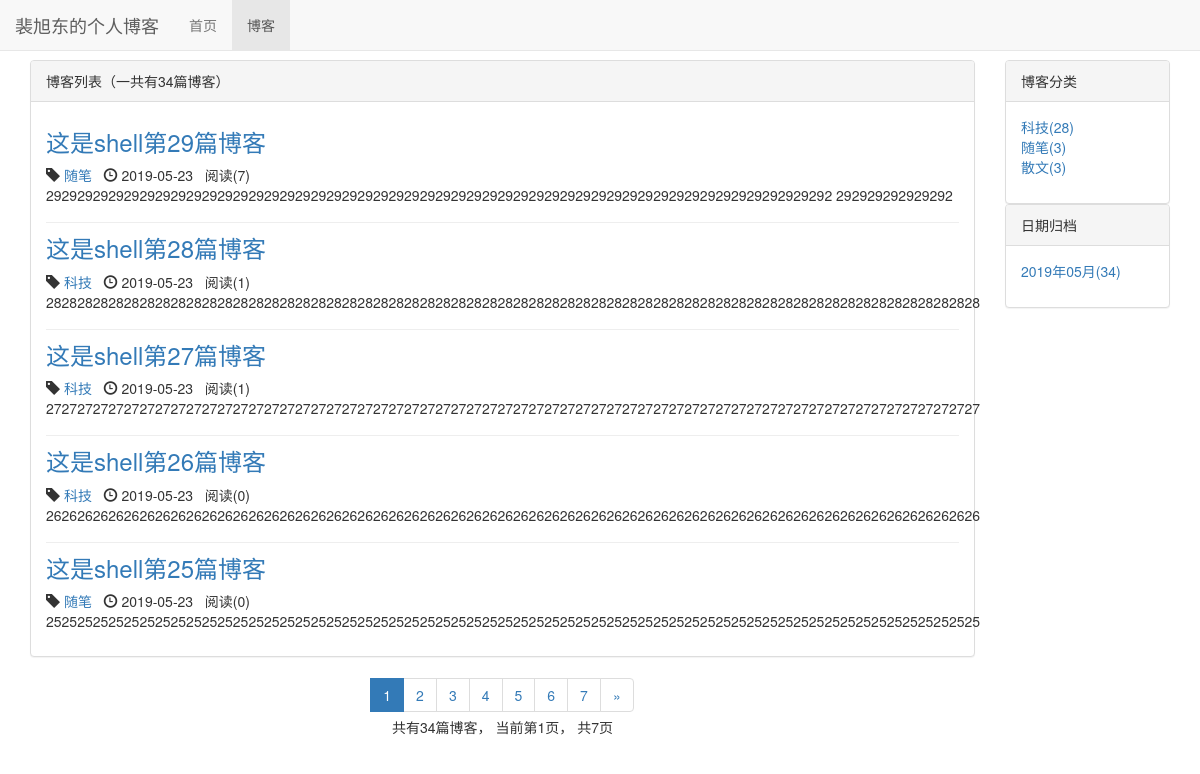
/blog/, run on an earlier commit of the app's database.
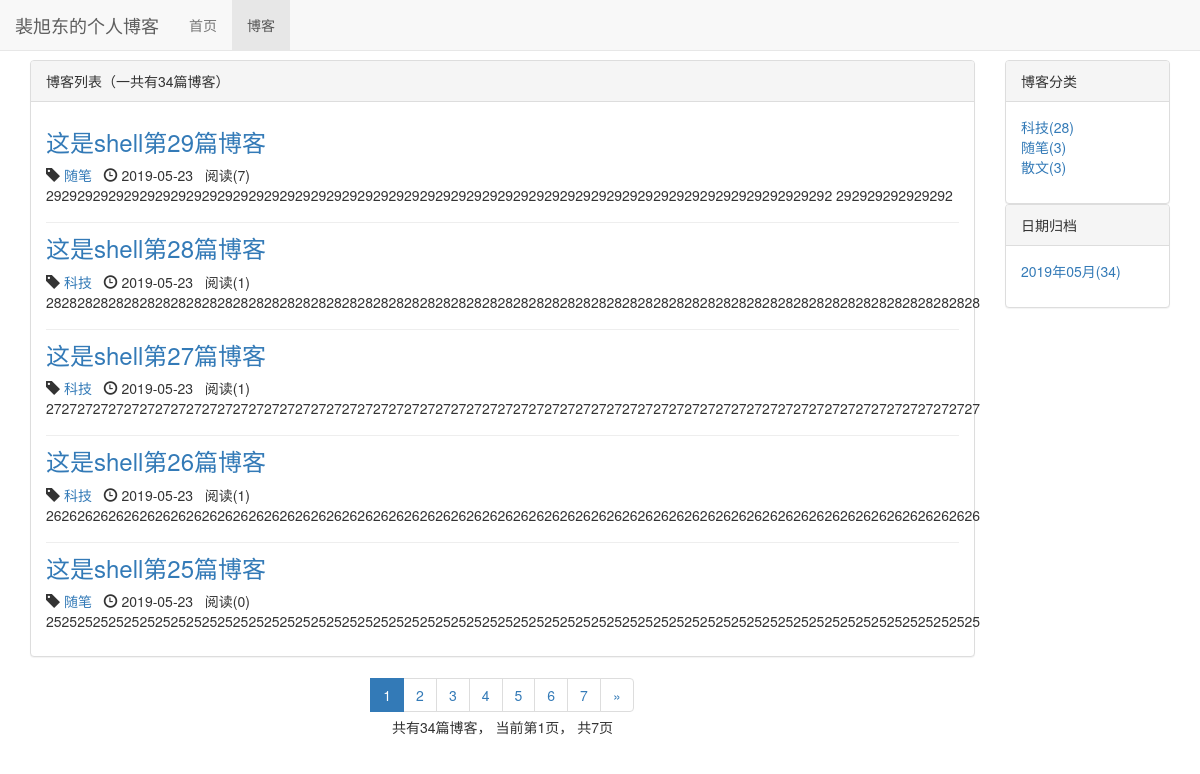
And on a later commit of the database.
### blog/models.py (models this page shows, shortened)
class Blog(models.Model):
    title = models.CharField(max_length=50)
    blog_type = models.ForeignKey(BlogType, on_delete=models.DO_NOTHING)
    content = RichTextUploadingField()
    author = models.ForeignKey(User, on_delete=models.DO_NOTHING)
    read_num = models.IntegerField(default=0)
    created_time = models.DateTimeField(auto_now_add=True)
    last_update_time = models.DateTimeField(auto_now=True)
    class Meta:
        ordering = ['-created_time']

class BlogType(models.Model):
    type_name = models.CharField(max_length=15)
    def __str__(self):
        return self.type_name

### blog/views.py (the view)
# urls.py: path('', views.blog_list, name='blog_list'),
def blog_list(request):
    blogs_all_list = Blog.objects.all()
    context = get_blog_list_common_date(blogs_all_list,request)
    return render_to_response('blog_list.html', context)

### blog/templates/blog_list.html (shortened to what this page needs)
{% extends 'base.html' %}
{% load staticfiles %}
{% block blog-active %}active{% endblock %}
{% block header_extends %}
        <link rel="stylesheet" href="{% static 'blog/blog.css' %}">
{% endblock %}
{% block content %}
    <div class="container">
        <div class="row">
            <div class="col-xs-12 col-sm-8 col-md-8 col-lg-10">
                <div class="panel panel-default">
                    <div class="panel-heading">{% block blog_list_title %}博客列表（一共有{{ page_of_blogs.paginator.object_list|length }}篇博客）{% endblock %}</div>
                        <div class="panel-body">
                            {% for blog in page_of_blogs.object_list %}
                                <div class="blog" >
                                    <h3><a href="{% url 'blog_detail' blog.pk %}">{{ blog.title }}</a></h3>
                                    <p class="blog-info">
                                        <span class="glyphicon glyphicon-tag"></span><a  href="{% url 'blog_with_type' blog.blog_type.pk %}"> {{ blog.blog_type }}</a>&nbsp;&nbsp;
                                        <span class="glyphicon glyphicon-time"></span> {{ blog.created_time|date:"Y-m-d" }}&nbsp;&nbsp;
                                        阅读({{ blog.read_num }})
                                    </p>
                                    <p>{{ blog.content|striptags|truncatechars:120 }}</p>
                                </div>
                            {% empty %}
                                <div class="blog">
                                    <h3>--暂无博客--</h3>
                                </div>
                            {% endfor %}
                        </div>
                </div>
                <div class="paginator">
                  <ul class="pagination" >
                        {% for page_num in page_range %}
                            {% if page_num == page_of_blogs.number %}
                              <li class="active"><a href="?page={{ page_num }}">{{ page_num }}</a></li>
                            {% else %}
                                {% if page_num == '...' %}
                                    <li ><span>{{ page_num }}</span></li>
                                {% else %}
                                    <li ><a href="?page={{ page_num }}">{{ page_num }}</a></li>
                                {% endif %}
                            {% endif %}
                        {% endfor %}
                        <li>
                            {% if page_of_blogs.has_next %}
                                  <a href="?page={{ page_of_blogs.next_page_number }}" aria-label="Next">
                                    <span aria-hidden="true">&raquo;</span>
                                  </a>
                            {% endif %}
                        </li>
                  </ul>
                <p class="pxd">
                    共有{{ page_of_blogs.paginator.count }}篇博客，
                    当前第{{ page_of_blogs.number }}页，
                    共{{ page_of_blogs.paginator.num_pages }}页
                </p>
                </div>
            </div>
            <div class="hidden-xs col-sm-4 col-md-4 col-lg-2">
                <div class="panel panel-default">
                    <div class="panel-heading">博客分类</div>
                        <div class="panel-body">
                            <ul class="blog-types" >
                                {% for blog_type in blog_types %}
                                    <li><a href="{% url 'blog_with_type' blog_type.pk %}">{{ blog_type.type_name  }}({{ blog_type.blog_count }})</a></li>
                                {% empty %}
                                    <li>暂无分类</li>
                                {% endfor %}
                            </ul>
                        </div>
                </div>
                <div class="panel panel-default">
                    <div class="panel-heading">日期归档</div>
                    <div class="panel-body">
                        <ul>
                            {% for blog_date,blog_count in blog_dates.items %}
                                <li><a href="{% url 'blog_with_date' blog_date.year blog_date.month %}">{{ blog_date|date:"Y年m月" }}({{ blog_count }})</a>
                                </li>
                            {% endfor %}
                        </ul>
                    </div>
                </div>
            </div>
        </div>
    </div>
{% endblock %}

### templates/base.html (shortened to what this page needs)
{% load staticfiles %}
<!DOCTYPE html>
<html lang="zh-CN">
<head>
    <link rel="stylesheet" href="{% static  'base.css' %}">
    <link  rel="stylesheet" href="{% static 'bootstrap-3.3.7-dist/css/bootstrap.min.css' %}">
    {% block header_extends %}{% endblock %}
</head>
<body>
    <div class="navbar navbar-default navbar-fixed-top" role="navigation">
        <div class="container-fluid">
            <div class="navbar-header">
                <a class="navbar-brand" href="/">裴旭东的个人博客</a>
            </div>
            <div id="navbar-collapse" class="collapse navbar-collapse">
                <ul class="nav navbar-nav">
                <li class="{% block home-active %}{% endblock %}"><a href="{% url 'home' %}">首页</a></li>
                <li class="{% block blog-active %}{% endblock %}"><a href="{% url 'blog_list' %}">博客</a></li>
                </ul>
            </div>
        </div>
    </div>
    {% block content %} {% endblock %}
</body>
</html>

### static/base.css (style rules this page uses)
* { margin: 0; padding: 0; }
body { margin-top: 60px!important; }
ul { list-style-type: none; }

### blog/static/blog/blog.css (style rules this page uses)
ul.blog-types { list-style-type:none; }
div.blog:not(:last-child) { margin-bottom: 0.5em; padding-bottom:0.5em; border-bottom:1px solid #eee ; }
div.blog h3 { margin-top: 0.5em; }
div.blog p.blog-info { margin-bottom: 0 ; }
div.paginator { text-align: center; }
div.panel-default { margin-bottom: 0.5px; padding-bottom: 0.5px; }
div.paginator ul.pagination { margin-bottom: 0.5px!important; padding-bottom: 0.5px!important; }

What changed in the data, as far as the page shows it:
changed Blog "这是shell第26篇博客": read_num "0" → "1"
